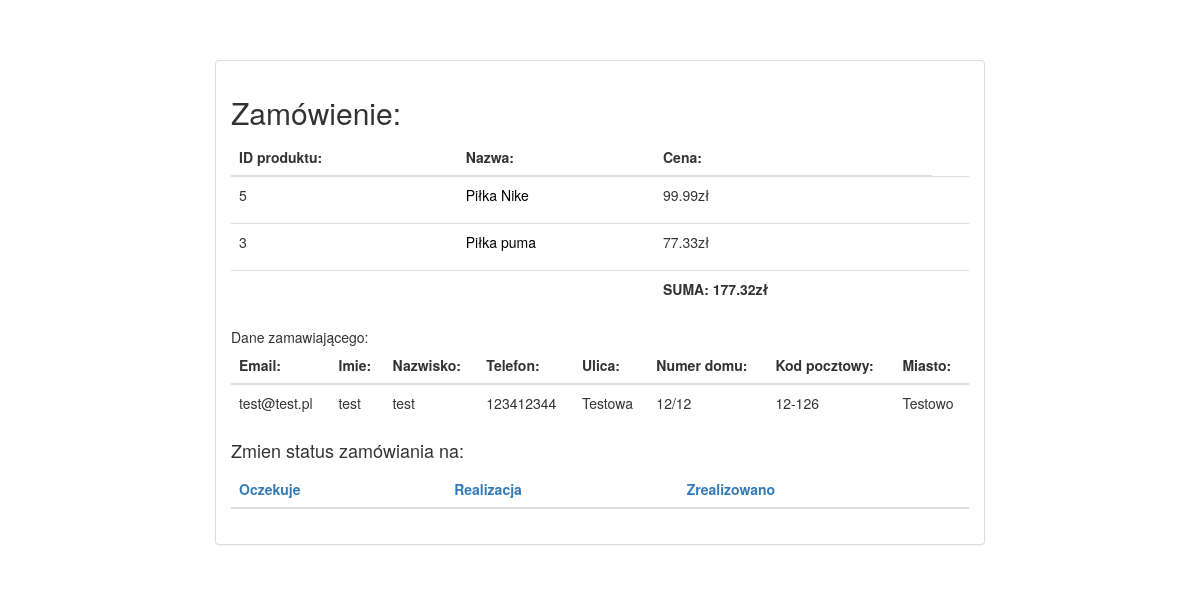
/pokaz_zamowienie.php?id_z=3&id_u=2, run on the app's committed database.
### tables this page shows
CREATE TABLE `produkty` (
  `id` int(10) UNSIGNED NOT NULL,
  `nazwa` varchar(240) NOT NULL,
  `opis` text,
  `cena` decimal(8,2) NOT NULL
);

CREATE TABLE `uzytkownicy` (
  `id` int(10) UNSIGNED NOT NULL,
  `email` varchar(40) NOT NULL,
  `haslo` varchar(80) NOT NULL,
  `admin` tinyint(1) NOT NULL DEFAULT '0',
  `imie` varchar(40) NOT NULL,
  `nazwisko` varchar(40) NOT NULL,
  `ulica` varchar(40) NOT NULL,
  `miasto` varchar(40) NOT NULL,
  `kod_pocztowy` varchar(6) NOT NULL,
  `numer_domu` varchar(10) NOT NULL,
  `telefon` int(9) UNSIGNED NOT NULL
);

### pokaz_zamowienie.php (the view, shortened to what this page needs)
<!DOCTYPE html>
<html lang="pl">
<head>
<link href="/css/bootstrap.min.css" rel="stylesheet">
<link rel="stylesheet" href="/css/lightbox.css">
  </head>
  <body>
<div class="row" style="margin: 60px 0px 0px 0px; ">
<div class="col-xs-0 col-sm-1 col-md-2 col-lg-2"><?php include($_SERVER['DOCUMENT_ROOT']."/parts/left-panel.php"); ?></div>
  <div class="col-xs-12 col-sm-10 col-md-8 col-lg-8">
  <div class="panel panel-default">
<div class="panel-body" >
<h2>Zamówienie:</h2>
<table class="table">
  <thead>
    <tr>
      <th>ID produktu:</th>
      <th>Nazwa:</th>
      <th>Cena:</th>
    </tr>
  </thead>
  <tbody>
<?php
$id_zamowienia=$_GET['id_z'];
$id_uzytkownik=$_GET['id_u'];
$suma=0;
try{
  $pdo = new PDO('mysql:host='.$mysql_host.';dbname='.$database.';port='.$port, $username, $password );
  $pdo->exec("set names utf8");
  $pdo->setAttribute(PDO::ATTR_ERRMODE, PDO::ERRMODE_EXCEPTION);
  $stmt = $pdo->query("SELECT id, nazwa, cena FROM produkty where id IN (select id_produkt from koszyk where id_zamowienia ='$id_zamowienia' AND id_uzytkownik='$id_uzytkownik')");
      foreach($stmt as $row)
      {
         $suma=$suma+ $row['cena'];
        echo'
        <tr>
         <td>'.$row['id'].'</td>
          <td><a style="color:black;" href="/pages/produkt.php?id='.$row['id'].' ">
                  <p style="color:black;">'.$row['nazwa'].'</a></td><td>'.$row['cena'].'zł</p>
          </td><td></td></tr>';
      }
      echo'<tr><td></td><td></td><td><b>SUMA: '.$suma.'zł</b></td><td></td></tr>';
      echo' </tbody>
</table>';
      echo'Dane zamawiającego: <table class="table">
  <thead>
    <tr>
      <th>Email:</th>
      <th>Imie:</th>
      <th>Nazwisko:</th>
      <th>Telefon:</th>
      <th>Ulica:</th>
      <th>Numer domu:</th>
      <th>Kod pocztowy:</th>
      <th>Miasto:</th>
    </tr>
  </thead>
  <tbody>';
       $stmt = $pdo->query("SELECT `id`, `email`, `haslo`, `admin`, `imie`, `nazwisko`, `ulica`, `miasto`, `kod_pocztowy`, `numer_domu`, `telefon` FROM `uzytkownicy` WHERE id='$id_uzytkownik'");
       foreach($stmt as $row){
       echo'<tr>
      <td>'.$row['email'].'</td>
      <td>'.$row['imie'].'</td>
      <td>'.$row['nazwisko'].'</td>
      <td>'.$row['telefon'].'</td>
      <td>'.$row['ulica'].'</td>
      <td>'.$row['numer_domu'].'</td>
      <td>'.$row['kod_pocztowy'].'</td>
      <td>'.$row['miasto'].'</td></tr>';}
       echo' </tbody>
</table>';
      }
      catch(PDOException $e){
        echo '<div class="alert alert-danger" role="alert"><strong>Błąd!</strong> Błąd biblioteki PDO!.<br>Powiadom Administratora! '.$e.'</div><br>';
      }
?>
 <h4>Zmien status zamówiania na:</h4>
 <table class="table">
   <thead>
     <tr>
       <th><a href="/php/zmien_status_zamowienia.php?id=<?php echo $id_zamowienia ; ?>&status=Oczekuje">Oczekuje</a></th>
       <th><a href="/php/zmien_status_zamowienia.php?id=<?php echo $id_zamowienia ; ?>&status=Realizacja">Realizacja</a></th>
       <th><a href="/php/zmien_status_zamowienia.php?id=<?php echo $id_zamowienia ; ?>&status=Zrealizowano">Zrealizowano</a></th>
     </tr>
   </thead>
 </table>
</div>
</div>
</div>
<div class="col-xs-0 col-sm-1 col-md-2 col-lg-2" style="position: static;"><?php include($_SERVER['DOCUMENT_ROOT']."/parts/right-panel.php"); ?></div>
</div>
  </body>
</html>

### data on the page
produkty: id "5", nazwa "Piłka Nike", cena "99.99"
produkty: id "3", nazwa "Piłka puma", cena "77.33"
uzytkownicy: email "test@test.pl", imie "test", nazwisko "test", telefon "123412344", ulica "Testowa", numer_domu "12/12", kod_pocztowy "12-126", miasto "Testowo"

### other printed values
$suma "177.32"
